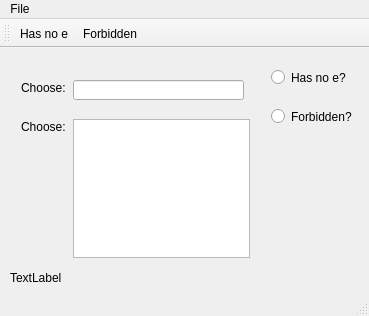
<?xml version="1.0" encoding="UTF-8"?>
<ui version="4.0">
 <class>MainWindow</class>
 <widget class="QMainWindow" name="MainWindow">
  <property name="geometry">
   <rect>
    <x>0</x>
    <y>0</y>
    <width>369</width>
    <height>316</height>
   </rect>
  </property>
  <property name="windowTitle">
   <string>MainWindow</string>
  </property>
  <widget class="QWidget" name="centralwidget">
   <widget class="QRadioButton" name="rb_e">
    <property name="geometry">
     <rect>
      <x>271</x>
      <y>21</y>
      <width>82</width>
      <height>17</height>
     </rect>
    </property>
    <property name="text">
     <string>Has no e?</string>
    </property>
   </widget>
   <widget class="QRadioButton" name="rb_fob">
    <property name="geometry">
     <rect>
      <x>271</x>
      <y>60</y>
      <width>82</width>
      <height>17</height>
     </rect>
    </property>
    <property name="text">
     <string>Forbidden?</string>
    </property>
   </widget>
   <widget class="QLineEdit" name="lne">
    <property name="geometry">
     <rect>
      <x>73</x>
      <y>32</y>
      <width>171</width>
      <height>20</height>
     </rect>
    </property>
   </widget>
   <widget class="QTextEdit" name="txe">
    <property name="geometry">
     <rect>
      <x>73</x>
      <y>71</y>
      <width>177</width>
      <height>139</height>
     </rect>
    </property>
   </widget>
   <widget class="QLabel" name="lbl_1">
    <property name="geometry">
     <rect>
      <x>21</x>
      <y>32</y>
      <width>46</width>
      <height>16</height>
     </rect>
    </property>
    <property name="text">
     <string>Choose:</string>
    </property>
   </widget>
   <widget class="QLabel" name="lbl_2">
    <property name="geometry">
     <rect>
      <x>21</x>
      <y>71</y>
      <width>46</width>
      <height>16</height>
     </rect>
    </property>
    <property name="text">
     <string>Choose:</string>
    </property>
   </widget>
   <widget class="QLabel" name="lbl_main">
    <property name="geometry">
     <rect>
      <x>10</x>
      <y>220</y>
      <width>351</width>
      <height>20</height>
     </rect>
    </property>
    <property name="text">
     <string>TextLabel</string>
    </property>
   </widget>
  </widget>
  <widget class="QMenuBar" name="menubar">
   <property name="geometry">
    <rect>
     <x>0</x>
     <y>0</y>
     <width>369</width>
     <height>21</height>
    </rect>
   </property>
   <widget class="QMenu" name="menuFile">
    <property name="title">
     <string>File</string>
    </property>
    <addaction name="actionE"/>
    <addaction name="actionForb"/>
   </widget>
   <addaction name="menuFile"/>
  </widget>
  <widget class="QStatusBar" name="statusbar"/>
  <widget class="QToolBar" name="toolBar">
   <property name="windowTitle">
    <string>toolBar</string>
   </property>
   <attribute name="toolBarArea">
    <enum>TopToolBarArea</enum>
   </attribute>
   <attribute name="toolBarBreak">
    <bool>false</bool>
   </attribute>
   <addaction name="actionE"/>
   <addaction name="actionForb"/>
  </widget>
  <action name="actionE">
   <property name="icon">
    <iconset resource="String.qrc">
     <normaloff>:/icons/e.png</normaloff>:/icons/e.png</iconset>
   </property>
   <property name="text">
    <string>Has no e</string>
   </property>
   <property name="shortcut">
    <string>Ctrl+E</string>
   </property>
  </action>
  <action name="actionForb">
   <property name="icon">
    <iconset resource="String.qrc">
     <normaloff>:/icons/forb.png</normaloff>:/icons/forb.png</iconset>
   </property>
   <property name="text">
    <string>Forbidden</string>
   </property>
   <property name="shortcut">
    <string>Ctrl+F</string>
   </property>
  </action>
  <action name="actionOnly">
   <property name="text">
    <string>Uses only</string>
   </property>
   <property name="shortcut">
    <string>Ctrl+O</string>
   </property>
  </action>
  <action name="actionAll">
   <property name="text">
    <string>Uses all</string>
   </property>
   <property name="shortcut">
    <string>Ctrl+A</string>
   </property>
  </action>
 </widget>
 <resources>
  <include location="String.qrc"/>
 </resources>
 <connections/>
</ui>
